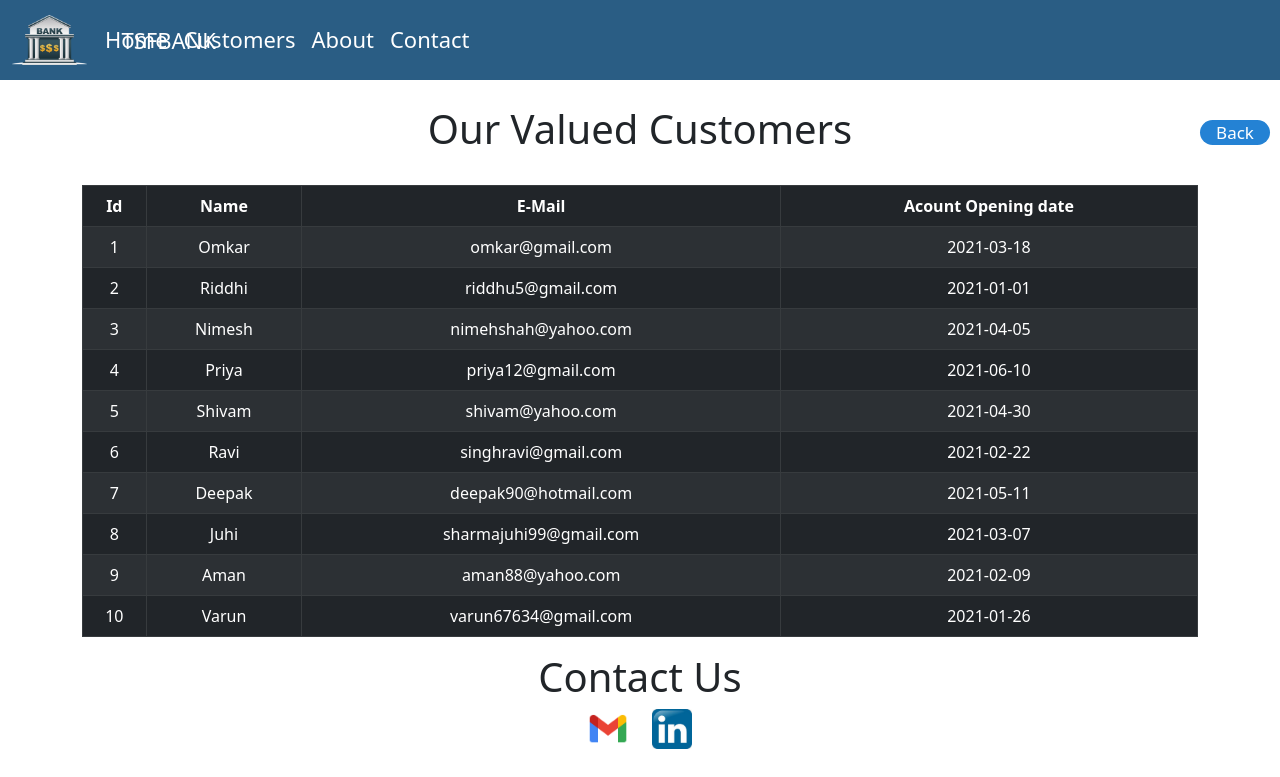
The page /customers.php on the database its author committed.
### tables this page shows
CREATE TABLE `users` (
  `id` int(3) NOT NULL,
  `name` text NOT NULL,
  `email` varchar(30) NOT NULL,
  `balance` int(8) NOT NULL
);

### customers.php (the view, shortened to what this page needs)
<?php
    include 'config.php';
    $sql = "SELECT * FROM users";
    $result = mysqli_query($conn,$sql);
?>
<!DOCTYPE html>
<html lang="en">
<head>
  <link rel="stylesheet"
    href="https://unpkg.com/bootstrap-material-design@4.1.1/dist/css/bootstrap-material-design.min.css">
  <link rel="stylesheet" href="https://cdnjs.cloudflare.com/ajax/libs/font-awesome/5.14.0/css/all.min.css">
  <link href="https://cdn.jsdelivr.net/npm/bootstrap@5.0.0-beta1/dist/css/bootstrap.min.css" rel="stylesheet"
>
  <link rel="stylesheet" href="index.css">
  <link rel="stylesheet" href="https://unpkg.com/aos@next/dist/aos.css" />
</head>
<body onload="loader()">
  <nav class="navbar navbar-expand-lg">
    <div class="container-fluid">
      <img src="./images/img1.png" alt="" width="30" height="24" class="d-inline-block align-text-top"><a class="navbar-brand" style="color: white;">
       &nbsp; TSFBANK</a>
      <div class="collapse navbar-collapse" id="navbarNav">
        <ul class="nav navbar-nav navbar-right ml-auto">
          <li>
            <a class="nav-link" aria-current="page" href="./index.php">Home</a>
          </li>
          <li class="nav-item">
            <a class="nav-link" href="./customers.php">Customers</a>
          </li>
          <li class="nav-item">
            <a class="nav-link" href="#about">About</a>
          </li>
          <li class="nav-item">
            <a class="nav-link"  href="#contact">Contact</a>
          </li>
        </ul>
      </div>
    </div>
  </nav>
  <a href="index.php"
  style="text-decoration:none;position:relative;left:1200px; top:40px;background:#2482d4;color:white;display:block;width:70px;height:25px;text-align:center;font-size:17px;border-radius:20px;">
  Back</a>
<div class="container">
        <center><h1>Our Valued Customers</h1>
        <br>
            <div class="row">
                <div class="col">
                    <div class="table-responsive-sm">
                    <table class="table table-hover table-sm table-striped table-dark table-bordered">
                        <thead>
                            <tr>
                            <th scope="col" class="text-center py-2" style="color:white;">Id</th>
                            <th scope="col" class="text-center py-2" style="color:white;">Name</th>
                            <th scope="col" class="text-center py-2" style="color:white;">E-Mail</th>
                            <th scope="col" class="text-center py-2" style="color:white;">Acount Opening date</th>
                            </tr>
                        </thead>
                        <tbody>
                <?php
                    while($rows=mysqli_fetch_assoc($result)){
                ?>
                    <tr>
                        <td class="text-center py-2"><?php echo $rows['id'] ?></td>
                        <td class="text-center py-2"><?php echo $rows['name']?></td>
                        <td class="text-center py-2"><?php echo $rows['email']?></td>
                        <td class="text-center py-2"><?php echo $rows['accodate']?></td>
                    </tr>
                <?php
                    }
                ?>
                        </tbody>
                    </table>
                    </div>
                </div>
            </div>
         </div>
  <footer id='contact'> <center>
    <h1> Contact Us</h1>
          <div class="icons">
              <a href = "mailto: onarvekar90@yahoo.com"target="_blank" rel="noopener noreferrer" id="gmail"><img src="./images/gmail.png" height="40" width="40"></a>
              <a href="https://www.linkedin.com/in/omkar-narvekar-9b36671aa" target="_blank" rel="noopener noreferrer" id="linkedin"> <img src="./images/linkedin.jpg" height="40" width="40"></a>
          </div>
    </footer>

### index.css (style rules this page uses)
nav { background:rgb(42 ,93,132); height: 80px; }
.navbar-expand-lg .container-fluid img { height: 50px; width: 75px; }
.navbar-expand-lg .container-fluid .navbar-brand { position: absolute; bottom: 18px; left: 110px; font-size: 22px; }
.navbar-expand-lg .container-fluid .navbar-nav a { position: relative; left: 10px; font-size: 22px; color: white; border-bottom: 2px solid transparent; transition:border-bottom 1s; }
.icons #gmail { position: relative; right: 10px; }
.icons #linkedin { position: relative; left: 10px; }

### rows shown on the page
users: id "1", name "Omkar", email "omkar@gmail.com", accodate "2021-03-18"
users: id "2", name "Riddhi", email "riddhu5@gmail.com", accodate "2021-01-01"
users: id "3", name "Nimesh", email "nimehshah@yahoo.com", accodate "2021-04-05"
users: id "4", name "Priya", email "priya12@gmail.com", accodate "2021-06-10"
users: id "5", name "Shivam", email "shivam@yahoo.com", accodate "2021-04-30"
users: id "6", name "Ravi", email "singhravi@gmail.com", accodate "2021-02-22"
users: id "7", name "Deepak", email "deepak90@hotmail.com", accodate "2021-05-11"
users: id "8", name "Juhi", email "sharmajuhi99@gmail.com", accodate "2021-03-07"
users: id "9", name "Aman", email "aman88@yahoo.com", accodate "2021-02-09"
users: id "10", name "Varun", email "varun67634@gmail.com", accodate "2021-01-26"
